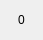
<?xml version="1.0" encoding="UTF-8"?>
<ui version="4.0">
 <class>WorkWidget</class>
 <widget class="QWidget" name="WorkWidget">
  <property name="geometry">
   <rect>
    <x>0</x>
    <y>0</y>
    <width>43</width>
    <height>40</height>
   </rect>
  </property>
  <property name="minimumSize">
   <size>
    <width>40</width>
    <height>40</height>
   </size>
  </property>
  <property name="windowTitle">
   <string>Form</string>
  </property>
  <layout class="QGridLayout" name="gridLayout">
   <item row="0" column="0">
    <widget class="QLabel" name="label">
     <property name="text">
      <string>0</string>
     </property>
     <property name="alignment">
      <set>Qt::AlignCenter</set>
     </property>
    </widget>
   </item>
  </layout>
 </widget>
 <resources/>
 <connections/>
</ui>
